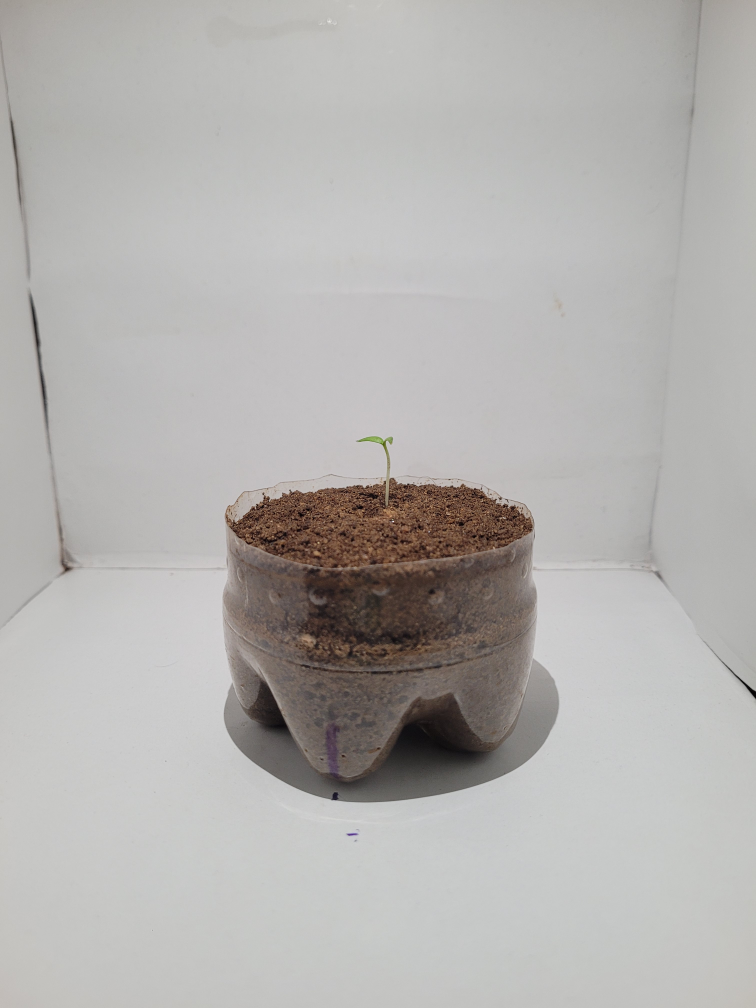
#> input picture 1.jpg, 3024 x 4032 px (shown at 1/4 size)
$ jupyter execute Untitled1.ipynb
#> lines starting #> are read from the running program, lines starting #| are printed output that depends on the picture; after the words box and inside, x2 and y2 are one past the last pixel; in counts of white or black regions, pixels touching at a corner belong together; long printed decimals are rounded
[cell 1]
import cv2
import numpy as np

image = cv2.imread('1.jpg')
#> image is the input picture: shape (4032, 3024, 3); mean B, G, R 175.4, 177.5, 179.4
if image is None:
    print("Error: Image not found.")
    exit()
image = cv2.resize(image, (800, 800))  # Resize for uniformity if needed
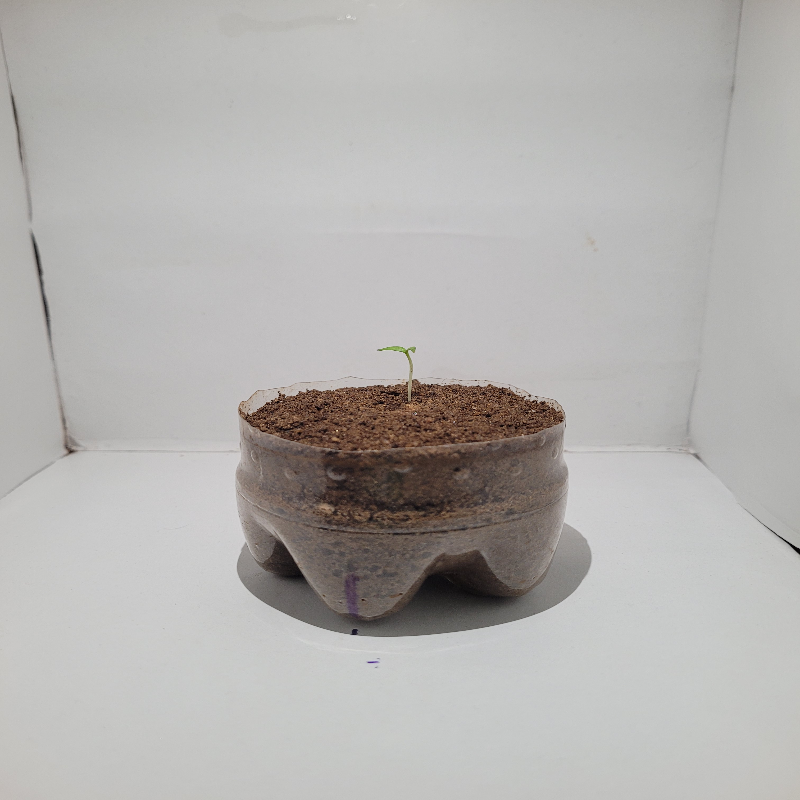
#> image: shape (800, 800, 3); mean B, G, R 175.3, 177.4, 179.3
cv2.imshow("Original Image", image)
gray = cv2.cvtColor(image, cv2.COLOR_BGR2GRAY)
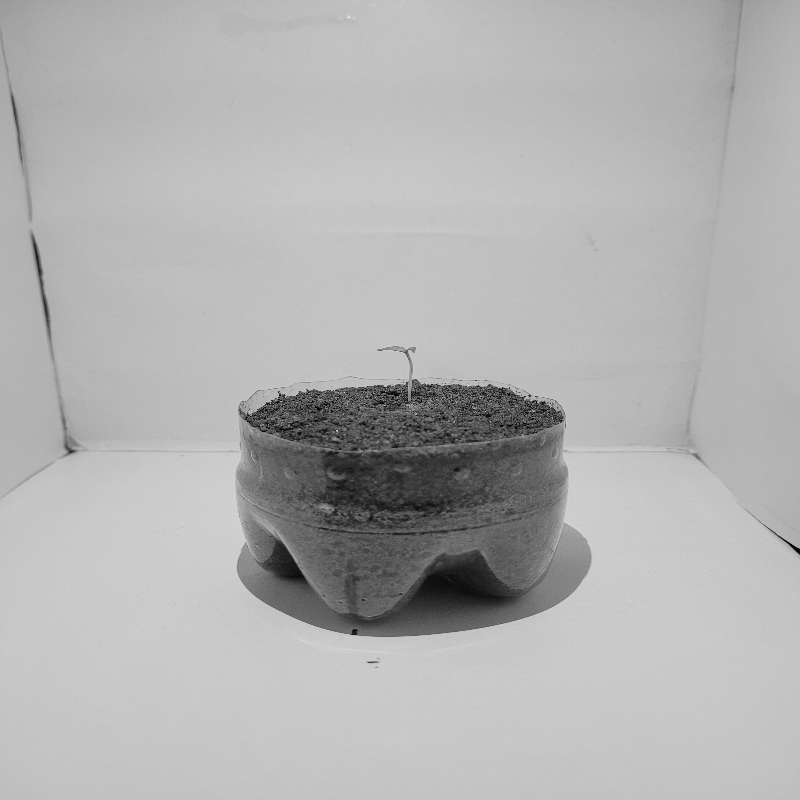
#> gray: shape (800, 800); min 1, max 231, mean 177.8
edges = cv2.Canny(gray, threshold1=50, threshold2=150)
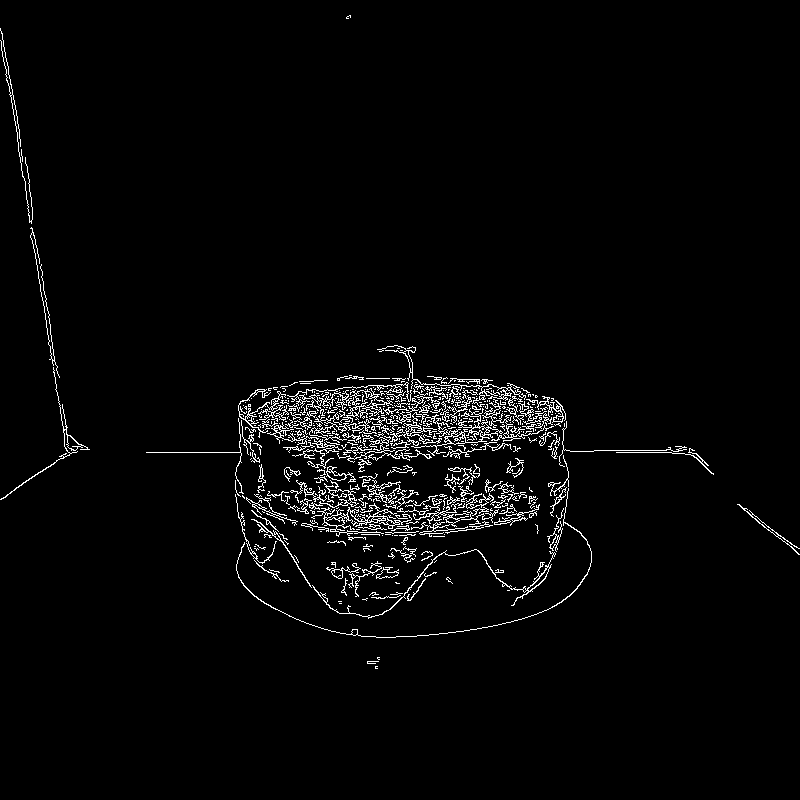
#> edges: shape (800, 800); 2.7% white in thin lines or dots, all inside (x1, y1, x2, y2) = (0, 15, 800, 669)
cv2.imshow("Edges", edges)
hsv = cv2.cvtColor(image, cv2.COLOR_BGR2HSV)
#> hsv: shape (800, 800, 3); mean H, S, V 40.5, 10.1, 179.6
lower_green = np.array([35, 50, 50])
upper_green = np.array([85, 255, 255])
mask = cv2.inRange(hsv, lower_green, upper_green)
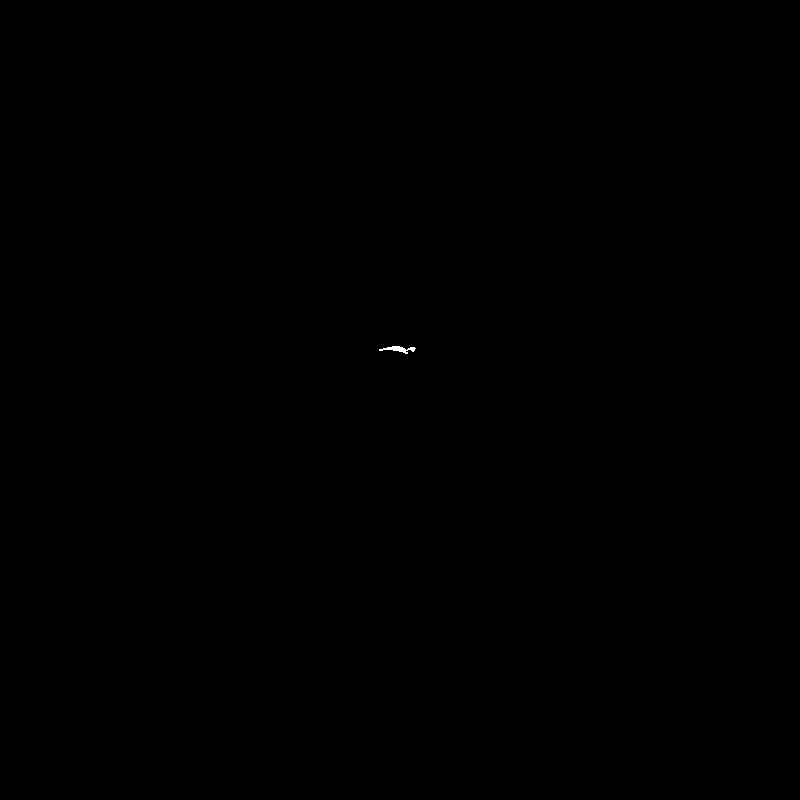
#> mask: shape (800, 800); 0.02% white; 1 white region, box (x1, y1, x2, y2) and area: (379, 346, 416, 354) 134
segmented_image = cv2.bitwise_and(image, image, mask=mask)
cv2.imshow("Segmented Image", segmented_image)
rgb_values = image[mask > 0]
#> rgb_values = 134 rows, first 8: [137, 171, 159], [111, 150, 135], [111, 154, 135], [109, 152, 137], [99, 145, 128], [100, 148, 129], [119, 162, 147], [145, 180, 170]
average_rgb = np.mean(rgb_values, axis=0)
#> average_rgb = [83.28, 150.9, 128.1]
print(f"Average RGB Values of the Plant: {average_rgb}")
#| Average RGB Values of the Plant: [ 83.276  150.866 128.112 ]
plant_area = cv2.countNonZero(mask)
#> plant_area = 134
print(f"Estimated Plant Area (in pixels): {plant_area}")
#| Estimated Plant Area (in pixels): 134
cv2.waitKey(0)
cv2.destroyAllWindows()

[cell 2]
import cv2
import numpy as np

def measure_growth(image_path):
    # Load the image
#> called with image_path = '1.jpg'
    image = cv2.imread(image_path)
    if image is None:
        print(f"Error: Image '{image_path}' not found.")
        return None

    # Resize the image (optional for consistent analysis)
    image = cv2.resize(image, (800, 800))

    # Convert to HSV color space for segmentation
    hsv = cv2.cvtColor(image, cv2.COLOR_BGR2HSV)

    # Define HSV range for green (adjust based on your plant's color)
    lower_green = np.array([35, 50, 50])  # Lower bound of green
    upper_green = np.array([85, 255, 255])  # Upper bound of green

    # Create a mask for the plant
    mask = cv2.inRange(hsv, lower_green, upper_green)

    # Calculate the number of non-zero pixels (plant area in pixels)
    plant_area = cv2.countNonZero(mask)
#> plant_area = 134

    # Display the mask and original image
    cv2.imshow("Original Image", image)
    cv2.imshow("Plant Mask", mask)
    cv2.waitKey(0)
    cv2.destroyAllWindows()

    return plant_area

# Measure growth for a sample image
image_path = '1.jpg'  # Replace with your image file
plant_area = measure_growth(image_path)
if plant_area is not None:
    print(f"Plant Area (in pixels): {plant_area}")
#| Plant Area (in pixels): 134

$ run again, with 3.jpg copied over 1.jpg
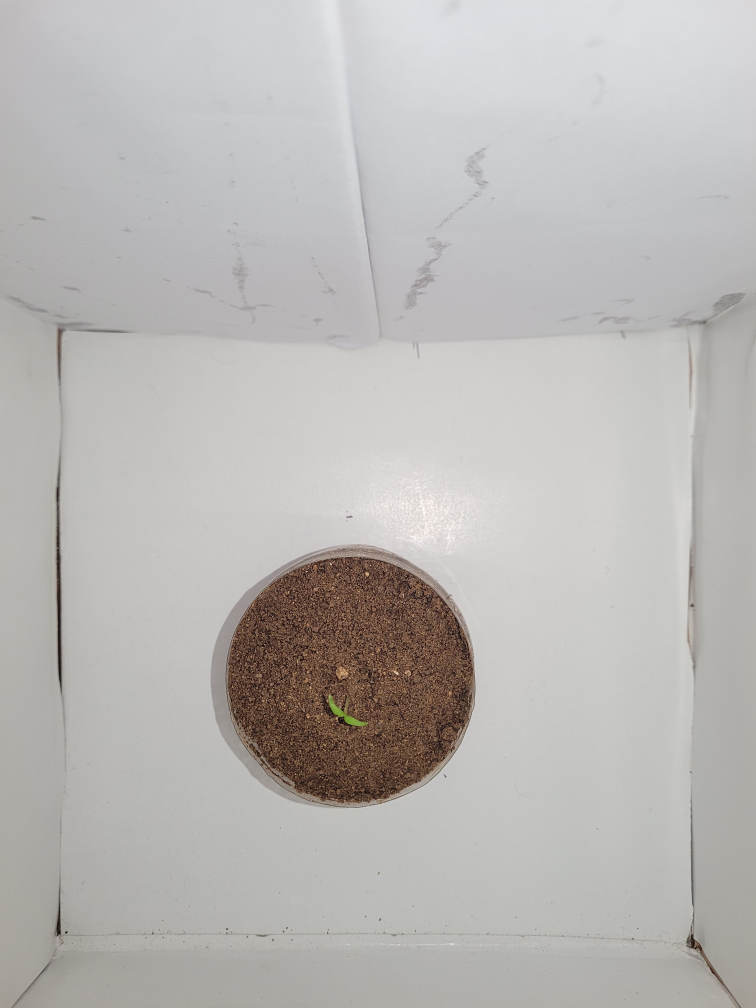
#> input picture 3.jpg, 3024 x 4032 px (shown at 1/4 size)
#> image is the input picture: shape (4032, 3024, 3); mean B, G, R 181.4, 183.4, 185.8
#> image: shape (800, 800, 3)
#> `gray = cv2.cvtColor(image, cv2.COLOR_BGR2GRAY)`:
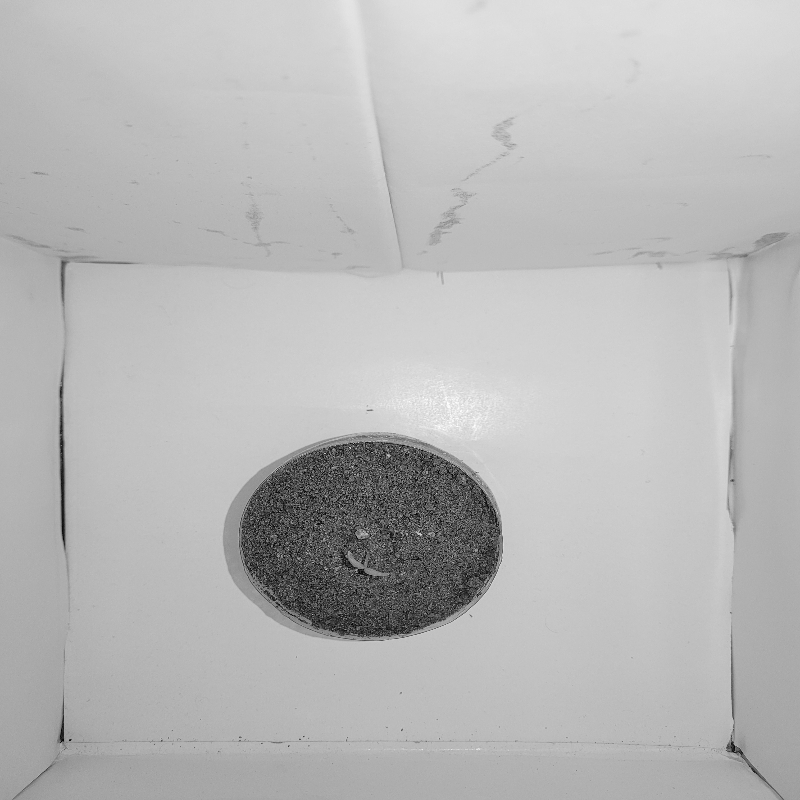
#> gray: shape (800, 800); min 2, max 254, mean 183.8
#> `edges = cv2.Canny(gray, threshold1=50, threshold2=150)`:
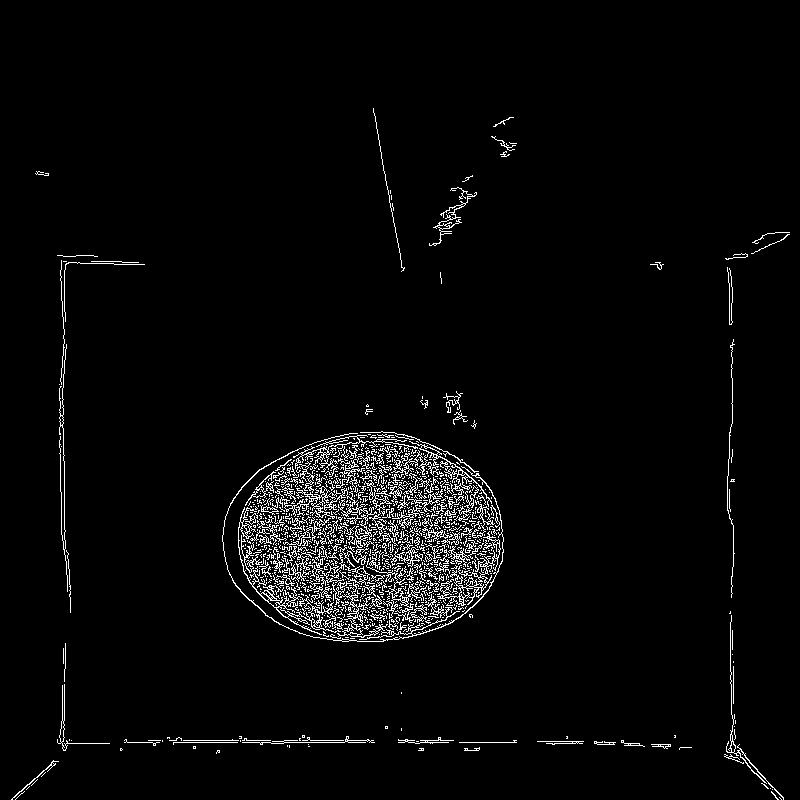
#> edges: shape (800, 800); 3.2% white in thin lines or dots, all inside (x1, y1, x2, y2) = (11, 108, 790, 800)
#> hsv: shape (800, 800, 3); mean H, S, V 51.6, 12.7, 186.7
#> mask: shape (800, 800); 0.03% white; 1 white region, box (x1, y1, x2, y2) and area: (348, 553, 388, 576) 208
#> rgb_values = 208 rows, first 8: [105, 170, 158], [87, 162, 145], [120, 187, 168], [80, 158, 132], [43, 124, 102], [85, 150, 133], [79, 158, 130], [48, 133, 105]
#> average_rgb = [61.12, 154.8, 125.2]
#| Average RGB Values of the Plant: [ 61.120 154.788 125.25      ]
#> `plant_area = cv2.countNonZero(mask)`: plant_area = 208
#| Estimated Plant Area (in pixels): 208
#| Plant Area (in pixels): 208
